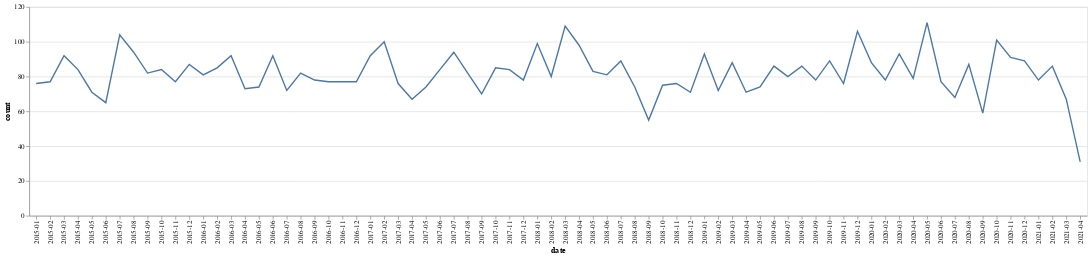

The cell this chart's notebook holds for it:
### Code cell
alt.Chart(trend).mark_line().encode(
 x='date',
 y='count',
 tooltip=["date","count"]
).interactive()

### Figure 1 — Vega-Lite specification as saved in the notebook (floating-point values rounded to 4 significant figures)
{"config": {"view": {"continuousWidth": 400, "continuousHeight": 300}}, "data": {"name": "data-d2de3c383e3b03b2d423a9a173c47dcf"}, "mark": "line", "encoding": {"tooltip": [{"type": "nominal", "field": "date"}, {"type": "quantitative", "field": "count"}], "x": {"type": "nominal", "field": "date"}, "y": {"type": "quantitative", "field": "count"}}, "selection": {"selector003": {"type": "interval", "bind": "scales", "encodings": ["x", "y"]}}, "$schema": "https://vega.github.io/schema/vega-lite/v4.8.1.json", "datasets": {"data-d2de3c383e3b03b2d423a9a173c47dcf": [{"date": "2015-01", "count": 76}, {"date": "2015-02", "count": 77}, {"date": "2015-03", "count": 92}, {"date": "2015-04", "count": 84}, {"date": "2015-05", "count": 71}, {"date": "2015-06", "count": 65}, {"date": "2015-07", "count": 104}, {"date": "2015-08", "count": 94}, {"date": "2015-09", "count": 82}, {"date": "2015-10", "count": 84}, {"date": "2015-11", "count": 77}, {"date": "2015-12", "count": 87}, {"date": "2016-01", "count": 81}, {"date": "2016-02", "count": 85}, {"date": "2016-03", "count": 92}, {"date": "2016-04", "count": 73}, {"date": "2016-05", "count": 74}, {"date": "2016-06", "count": 92}, {"date": "2016-07", "count": 72}, {"date": "2016-08", "count": 82}, {"date": "2016-09", "count": 78}, {"date": "2016-10", "count": 77}, {"date": "2016-11", "count": 77}, {"date": "2016-12", "count": 77}, {"date": "2017-01", "count": 92}, {"date": "2017-02", "count": 100}, {"date": "2017-03", "count": 76}, {"date": "2017-04", "count": 67}, {"date": "2017-05", "count": 74}, {"date": "2017-06", "count": 84}, {"date": "2017-07", "count": 94}, {"date": "2017-08", "count": 82}, {"date": "2017-09", "count": 70}, {"date": "2017-10", "count": 85}, {"date": "2017-11", "count": 84}, {"date": "2017-12", "count": 78}, {"date": "2018-01", "count": 99}, {"date": "2018-02", "count": 80}, {"date": "2018-03", "count": 109}, {"date": "2018-04", "count": 98}, {"date": "2018-05", "count": 83}, {"date": "2018-06", "count": 81}, {"date": "2018-07", "count": 89}, {"date": "2018-08", "count": 74}, {"date": "2018-09", "count": 55}, {"date": "2018-10", "count": 75}, {"date": "2018-11", "count": 76}, {"date": "2018-12", "count": 71}, {"date": "2019-01", "count": 93}, {"date": "2019-02", "count": 72}, {"date": "2019-03", "count": 88}, {"date": "2019-04", "count": 71}, {"date": "2019-05", "count": 74}, {"date": "2019-06", "count": 86}, {"date": "2019-07", "count": 80}, {"date": "2019-08", "count": 86}, {"date": "2019-09", "count": 78}, {"date": "2019-10", "count": 89}, {"date": "2019-11", "count": 76}, {"date": "2019-12", "count": 106}, {"date": "2020-01", "count": 88}, {"date": "2020-02", "count": 78}, {"date": "2020-03", "count": 93}, {"date": "2020-04", "count": 79}, {"date": "2020-05", "count": 111}, {"date": "2020-06", "count": 77}, {"date": "2020-07", "count": 68}, {"date": "2020-08", "count": 87}, {"date": "2020-09", "count": 59}, {"date": "2020-10", "count": 101}, {"date": "2020-11", "count": 91}, {"date": "2020-12", "count": 89}, {"date": "2021-01", "count": 78}, {"date": "2021-02", "count": 86}, {"date": "2021-03", "count": 67}, {"date": "2021-04", "count": 31}]}}
